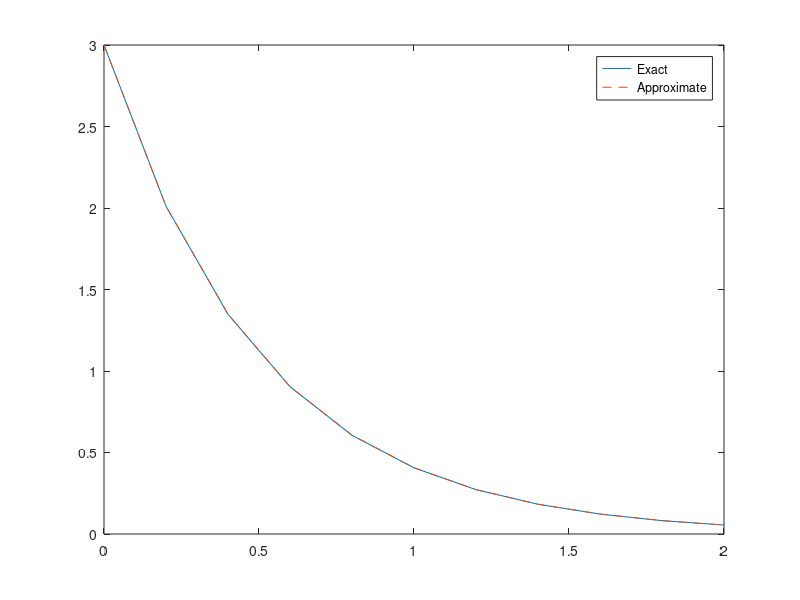

This figure's MATLAB source:
% Solve y'(t)=-2y(t) with y0=3, 4th order Runge Kutta
y0 = 3;                  % Initial Condition
h=0.2;                   % Time step
t = 0:h:2;               % t goes from 0 to 2 seconds.
yexact = 3*exp(-2*t)     % Exact solution (in general we won't know this
ystar = zeros(size(t));  % Preallocate array (good coding practice)

ystar(1) = y0;           % Initial condition gives solution at t=0.
for i=1:(length(t)-1)
  
  k1 = -2*ystar(i)  % Approx for y gives approx for deriv
  y1 = ystar(i)+k1*h/2;      % Intermediate value (using k1)
  
  k2 = -2*y1        % Approx deriv at intermediate value.
  y2 = ystar(i)+k2*h/2;      % Intermediate value (using k2)
  
  k3 = -2*y2        % Another approx deriv at intermediate value.
  y3 = ystar(i)+k3*h;        % Endpoint value (using k3)
  
  k4 = -2*y3        % Approx deriv at endpoint value.
  
  ystar(i+1) = ystar(i) + (k1+2*k2+2*k3+k4)*h/6; % Approx soln
end
plot(t,yexact,t,ystar, '--');
legend('Exact','Approximate');
